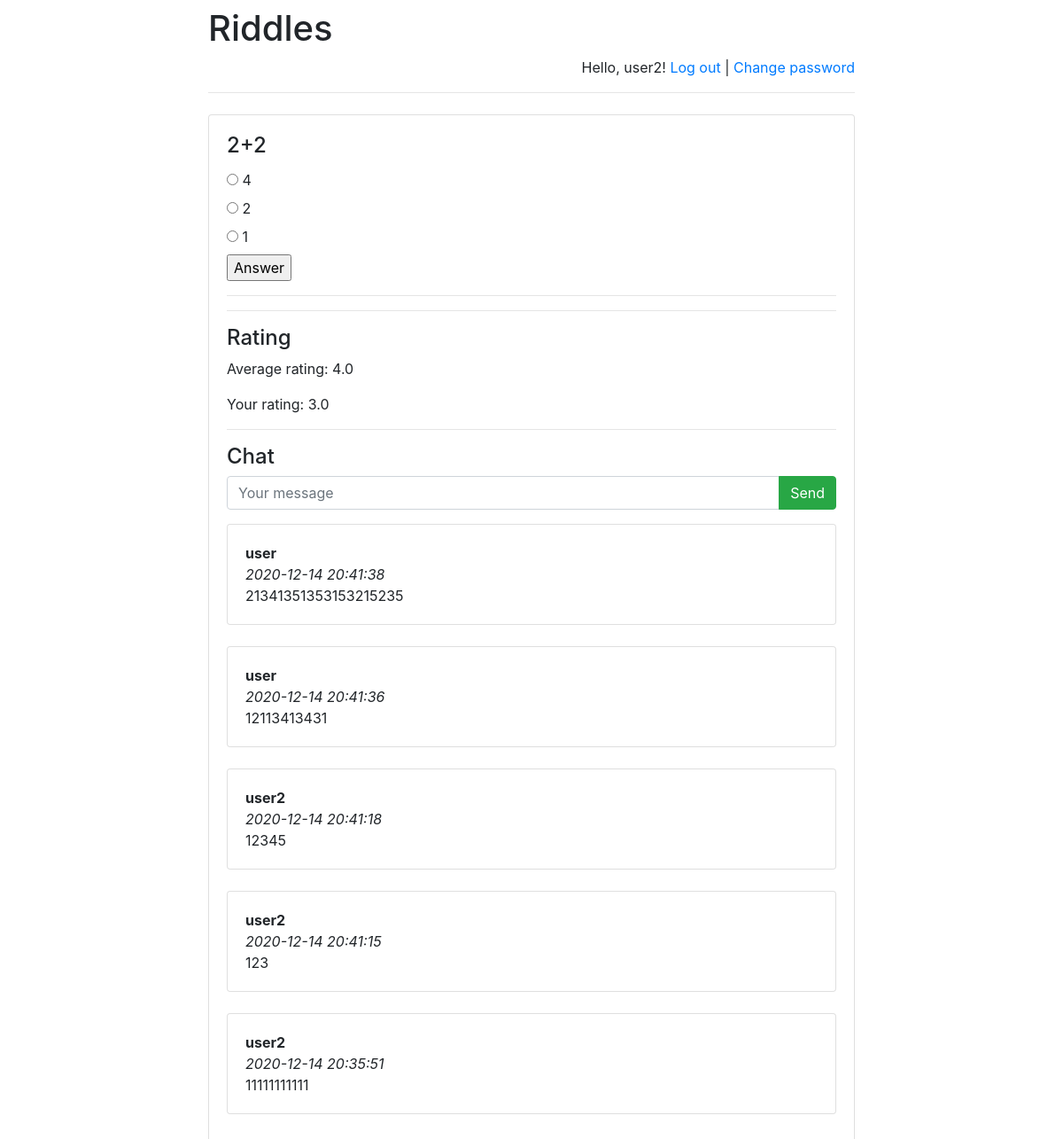
Page /riddles/1/ (signed in) on the committed database.
### riddles/models.py (models this page shows)
class Riddle(models.Model):
    riddle_text = models.CharField(max_length=255)
    pub_date = models.DateTimeField('date published')

class Option(models.Model):
    riddle = models.ForeignKey(Riddle, on_delete=models.CASCADE)
    text = models.CharField(max_length=255)
    correct = models.BooleanField(default=False)

class Message(models.Model):
    chat = models.ForeignKey(
        Riddle,
        verbose_name='Чат под загадкой',
        on_delete=models.CASCADE)
    author = models.ForeignKey(
        User,
        verbose_name='Пользователь', on_delete=models.CASCADE)
    message = models.TextField('Сообщение')
    pub_date = models.DateTimeField(
        'Дата сообщения',
        default=timezone.now)

### riddles/views.py (the view)
# urls.py: url(r'^([0-9]+)/$', views.detail, name='detail'),
def detail(request, riddle_id):
    error_message = None
    if "error_message" in request.GET:
        error_message = request.GET["error_message"]
    ordered_option_set = \
        list(Option.objects.filter(riddle_id=riddle_id))
    option_iter = \
        numpy.random.permutation(len(ordered_option_set))
    option_set = []
    for num in option_iter:
        option_set.append(ordered_option_set[num])
    return render(
        request,
        "answer.html",
        {
            "option_set": option_set,
            "riddle": get_object_or_404(
                Riddle, pk=riddle_id),
            "error_message": error_message,
            "latest_messages":
                Message.objects
                    .filter(chat_id=riddle_id)
                    .order_by('-pub_date')[:5],
            "already_rated_by_user":
                Mark.objects
                    .filter(author_id=request.user.id)
                    .filter(riddle_id=riddle_id)
                    .count(),
            "user_rating":
                Mark.objects
                    .filter(author_id=request.user.id)
                    .filter(riddle_id=riddle_id)
                    .aggregate(Avg('mark'))
                    ["mark__avg"],
            "avg_mark":
                Mark.objects
                    .filter(riddle_id=riddle_id)
                    .aggregate(Avg('mark'))
                    ["mark__avg"]
        }
    )

### templates/answer.html (shortened to what this page needs)
<!DOCTYPE html>
<html lang="en">
<head>
</head>
<body>
{% extends 'base.html' %}
{% block main %}
<h4 class="card-title">{{ riddle.riddle_text }}</h4>
<form action="answer/" method="post">
    {% for option in option_set %}
        <input type="radio"
               name="option"
               id="option{{ forloop.counter }}"
               value="{{ option.id }}"/>
        <label for="option{{ forloop.counter }}">
            {{ option.text }}
        </label><br>
    {% endfor %}
    <input type="submit" value="Answer"/>
</form>
    <hr>
    <hr>
<h4>Rating</h4>
    <p>Average rating:
        <span id="avg_mark_span">
            {{ avg_mark }}
        </span>
    </p>
{% if user.is_authenticated %}
    {% if already_rated_by_user <= 0 or already_rated_by_user ==  None %}
        <form action="post_mark/" method="post">
            {% csrf_token %}
            <div class="row">
                <div class="col-sm text-center">
                    <input name="mark"
                           type="radio"
                           value="1"/> 1
                </div>
                <div class="col-sm text-center">
                    <input name="mark"
                           type="radio"
                           value="2"/> 2
                </div>
                <div class="col-sm text-center">
                    <input name="mark"
                           type="radio"
                           value="3"/> 3
                </div>
                <div class="col-sm text-center">
                    <input name="mark"
                           type="radio"
                           value="4"/> 4
                </div>
                <div class="col-sm text-center">
                    <input name="mark"
                           type="radio"
                           value="5"/> 5
                </div>
                <div class="col-sm text-center">
                    <input class="btn btn-success"
                        type="submit"
                        value="Send mark"/>
                </div>
            </div>
        </form>
        {% else %}
        Your rating: {{ user_rating }}
    {% endif %}
{% endif %}
<hr>
<h4>Chat</h4>
{% if user.is_authenticated %}
    <form action="post/" method="post">
    <div class="input-group mb-3">
      <input type="text"
             class="form-control"
             placeholder="Your message"
             name="message"/>
      <div class="input-group-append">
        <input class="btn btn-success"
                type="submit"
                value="Send"/>
      </div>
    </div>
</form>
{% endif %}
    <div id="history">
    {% for message in latest_messages %}
        <div class="card">
        <div class="card-body">
            <strong>
                {{ message.author.username }}
            </strong>
            <br/>
            <em>
                {{ message.pub_date|date:'Y-m-d H:i:s' }}
            </em>
            <br/>
            {{ message.message }}
        </div>
        </div>
        <br/>
    {% endfor %}
</div>
{% endblock %}

### templates/base.html (shortened to what this page needs)
<!doctype html>
<html lang="en">
<head>
    <link rel="stylesheet"
href="https://stackpath.bootstrapcdn.com/bootstrap/4.1.3/css/bootstrap.min.css">
</head>
<body>
<div class="container">
    <div class="row justify-content-center">
        <div class="col-8">
            <h1 class="mt-2">Riddles</h1>
            {% if user.is_authenticated %}
                <p class="text-right">
                    Hello, {{ user.username }}!
                    <a href="/riddles/logout">Log out</a> |
                    <a href="/riddles/password-change">
                        Change password
                    </a>
                </p>
            {% else %}
                <p class="text-right">
                    <a href="/riddles/login">Log in</a> |
                    <a href="/riddles/register">Register</a>
                </p>
            {% endif %}
            <hr class="mt-0 mb-4">
            <div class="card">
                <div class="card-body">
                    {% block main %}
                    {% endblock %}
                </div>
            </div>
        </div>
    </div>
</div>
</body>
</html>

### rows in the picture
Riddle: riddle_text "2+2"
Option: text "4"
Option: text "2"
Option: text "1"
Message: author.username "user", pub_date "2020-12-14 20:41:38", message "21341351353153215235"
Message: author.username "user", pub_date "2020-12-14 20:41:36", message "12113413431"
Message: author.username "user2", pub_date "2020-12-14 20:41:18", message "12345"
Message: author.username "user2", pub_date "2020-12-14 20:41:15", message "123"
Message: author.username "user2", pub_date "2020-12-14 20:35:51", message "11111111111"

### other values in the picture
{{ user.username }} "user2"
{{ avg_mark }} "4.0"
{{ user_rating }} "3.0"
